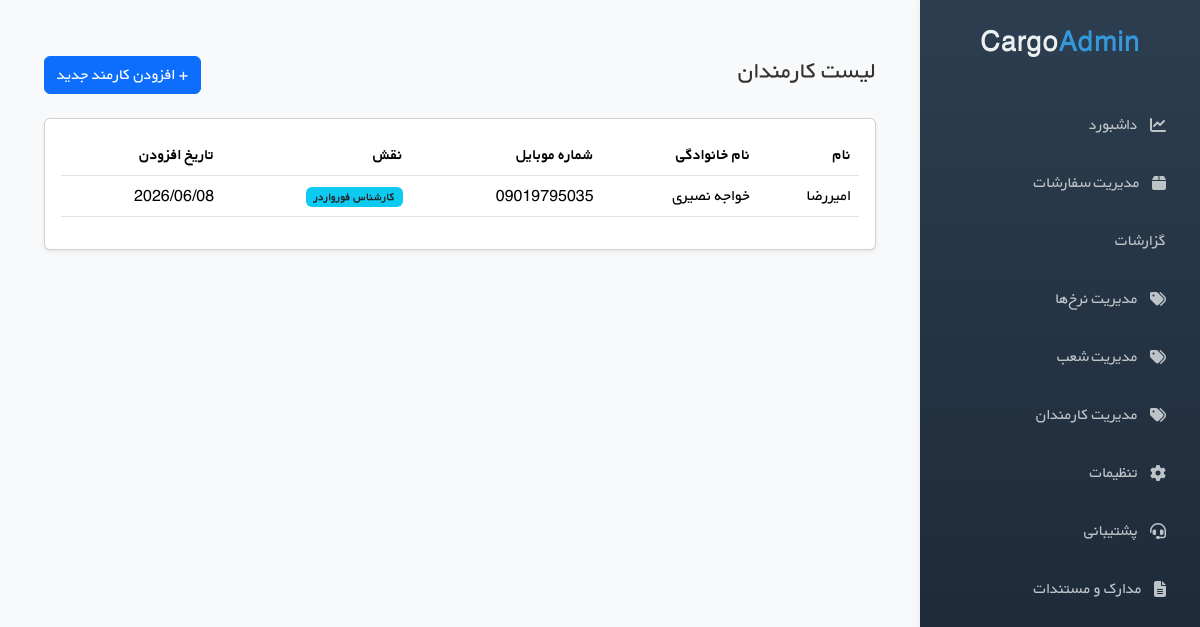
/panel/staff/ (signed in), run on the app's committed database.
### forwarders/models.py (models this page shows, shortened)
class ForwarderStaff(TimeStampedModel):
    company = models.ForeignKey(ForwarderCompany, on_delete=models.CASCADE, related_name="staff")
    user = models.OneToOneField(User, on_delete=models.CASCADE, related_name="forwarder_staff")
    class Meta:
        verbose_name = "کارمند فورواردر"
        verbose_name_plural = "کارمندان فورواردر"

### accounts/models.py (models this page shows, shortened)
class User(AbstractBaseUser, PermissionsMixin, TimeStampedModel):
    class Role(models.TextChoices):
        PLATFORM_ADMIN = "platform_admin", "ادمین پلتفرم"
        CUSTOMER = "customer", "مشتری"
        FORWARDER_ADMIN = "forwarder_admin", "ادمین فورواردر"
        FORWARDER_EXPERT = "forwarder_expert", "کارشناس فورواردر"
        FORWARDER_FINANCE = "forwarder_finance", "کارمند مالی فورواردر"
    mobile = models.CharField(max_length=15, unique=True)
    email = models.EmailField(unique=True, null=True, blank=True)
    first_name = models.CharField(max_length=100)
    last_name = models.CharField(max_length=100)
    role = models.CharField(max_length=30, choices=Role.choices, default=Role.CUSTOMER)
    is_active = models.BooleanField(default=True)
    is_staff = models.BooleanField(default=False)
    USERNAME_FIELD = "mobile"
    REQUIRED_FIELDS = ["first_name", "last_name"]
    objects = UserManager()
    class Meta:
        verbose_name = "کاربر"
        verbose_name_plural = "کاربران"

### panel/views.py (the view)
# urls.py: path('staff/', views.staff_list_view, name='staff_list'),
@login_required
@forwarder_required
def staff_list_view(request):
    company = getattr(request.user, 'forwarder_company', None)
    staff = ForwarderStaff.objects.filter(company=company).select_related('user').order_by('-created_at')
    return render(request, 'forwarder_panel/staff_list.html', {'staff': staff})

### templates/forwarder_panel/staff_list.html
{% extends 'forwarder_panel/base.html' %}
{% block content %}
<div class="container-fluid py-4">
    <div class="d-flex justify-content-between align-items-center mb-4">
        <h2 class="h4">لیست کارمندان</h2>
        <a href="{% url 'forwarder_panel:staff_create' %}" class="btn btn-primary">
            + افزودن کارمند جدید
        </a>
    </div>
    <div class="card shadow-sm">
        <div class="card-body">
            <div class="table-responsive">
                <table class="table table-hover align-middle">
                    <thead>
                        <tr>
                            <th>نام</th>
                            <th>نام خانوادگی</th>
                            <th>شماره موبایل</th>
                            <th>نقش</th>
                            <th>تاریخ افزودن</th>
                        </tr>
                    </thead>
                    <tbody>
                        {% for person in staff %}
                        <tr>
                            <td>{{ person.user.first_name }}</td>
                            <td>{{ person.user.last_name }}</td>
                            <td>{{ person.user.mobile }}</td>
                            <td>
                                <span class="badge bg-info text-dark">
                                    {{ person.user.get_role_display|default:person.user.role }}
                                </span>
                            </td>
                            <td>
                                {{ person.created_at|date:"Y/m/d" }}
                            </td>
                        </tr>
                        {% empty %}
                        <tr>
                            <td colspan="5" class="text-center text-muted">هیچ کارمندی یافت نشد.</td>
                        </tr>
                        {% endfor %}
                    </tbody>
                </table>
            </div>
        </div>
    </div>
</div>
{% endblock %}

### static/css/base_panel_style.css (style rules this page uses)
* { margin: 0; padding: 0; box-sizing: border-box; }
body { font-family: 'BYekan', Tahoma, Arial, sans-serif; background: #f8f9fa; color: #333; }

### data on the page
ForwarderStaff: user.first_name "امیررضا", user.last_name "خواجه نصیری", user.mobile "09019795035", user.role "کارشناس فورواردر", created_at "2026/06/08"
